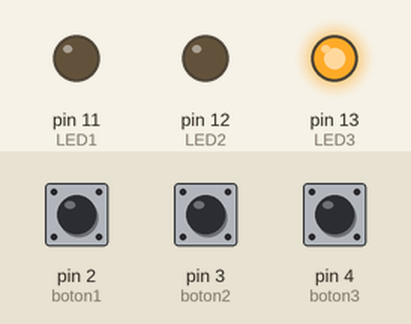
This sketch was run on a simulated Arduino Uno, built with avr-gcc and run on an emulated ATmega328P. Shown: output pins drawn as LEDs (lit = HIGH). The test bench sets the inputs (shaded band); at power-on: pin 4 (boton3) LOW, pin 3 (boton2) LOW, pin 2 (boton1) LOW. Random numbers use the default seed unless the sketch sets one.

Above: at 1.2 s.
1.3 s: pin 4 (boton3) pulled HIGH for 0.15 s
At 1.8 s:
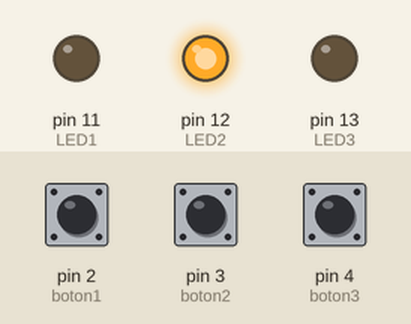
2.9 s: pin 3 (boton2) pulled HIGH for 0.15 s
At 2.97 s:
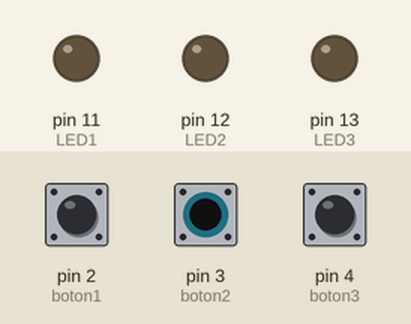
4.5 s: pin 4 (boton3) pulled HIGH for 1 s
At 6.7 s:
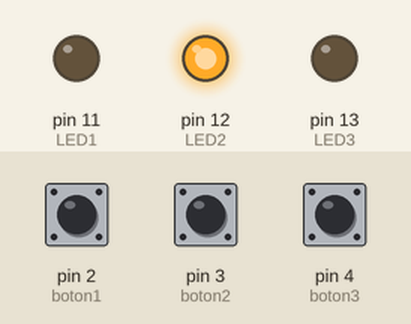
7.0 s: pin 3 (boton2) pulled HIGH for 1 s
At 8.6 s:
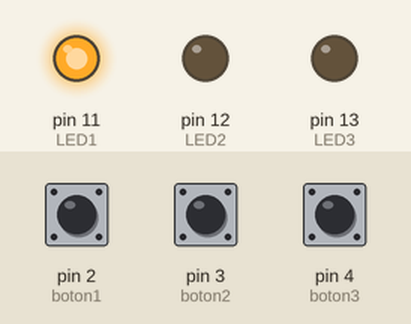
Timing chart, 0 to 10.1 s (numbered marks = the images above; inputs shaded):
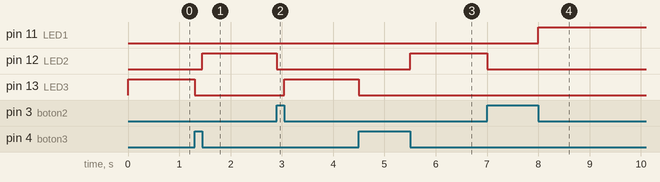

The sketch:

proyecto1_V2.ino
```cpp
int LED1 = 11;
int LED2 = 12;
int LED3 = 13;
int boton1 = 2;
int boton2 = 3;
int boton3 = 4;
int opcion = 0;
int aciertos = 0;
int errores = 0;
bool presionado;

//----------------------------------------------------------------------------------------------------------------------------

void setup() {

  pinMode(LED1, OUTPUT);
  pinMode(LED2, OUTPUT);
  pinMode(LED3, OUTPUT);

  pinMode(boton1, INPUT);
  pinMode(boton2, INPUT);
  pinMode(boton3, INPUT);

  randomSeed(analogRead(A0));
}

//----------------------------------------------------------------------------------------------------------------------------

void loop() {

  opcion = random(1, 4);
  presionado = false;

  if (opcion == 1) digitalWrite(LED1, HIGH);
  else if (opcion == 2) digitalWrite(LED2, HIGH);
  else if (opcion == 3) digitalWrite(LED3, HIGH);

  while (!presionado) {

    if (digitalRead(boton1) == HIGH) {
      if (opcion == 1) {
        aciertos++;
        digitalWrite(LED1, LOW);
        presionado = true;
      }
      else errores++;
    }
    else if (digitalRead(boton2) == HIGH) {
      if (opcion == 2) {
        aciertos++;
        digitalWrite(LED2, LOW);
        presionado = true;
      }
      else errores++;
    }
    else if (digitalRead(boton3) == HIGH) {
      if (opcion == 3) {
        aciertos++;
        digitalWrite(LED3, LOW);
        presionado = true;
      }
      else errores++;
    }
  }

  while (digitalRead(boton1) == HIGH || digitalRead(boton2) == HIGH || digitalRead(boton3) == HIGH) {
    delay(10);
  }

}

//----------------------------------------------------------------------------------------------------------------------------
```

Measured:
- after the input at 1.3 s, pin 12 (LED2): LOW → HIGH after 0.15 s; pin 13 (LED3): HIGH → LOW at once
- after the input at 2.9 s, pin 12 (LED2): HIGH → LOW at once; pin 13 (LED3): LOW → HIGH after 0.15 s
- after the input at 4.5 s, pin 12 (LED2): LOW → HIGH after 1.0 s; pin 13 (LED3): HIGH → LOW at once
- after the input at 7.0 s, pin 11 (LED1): LOW → HIGH after 1.0 s; pin 12 (LED2): HIGH → LOW at once
